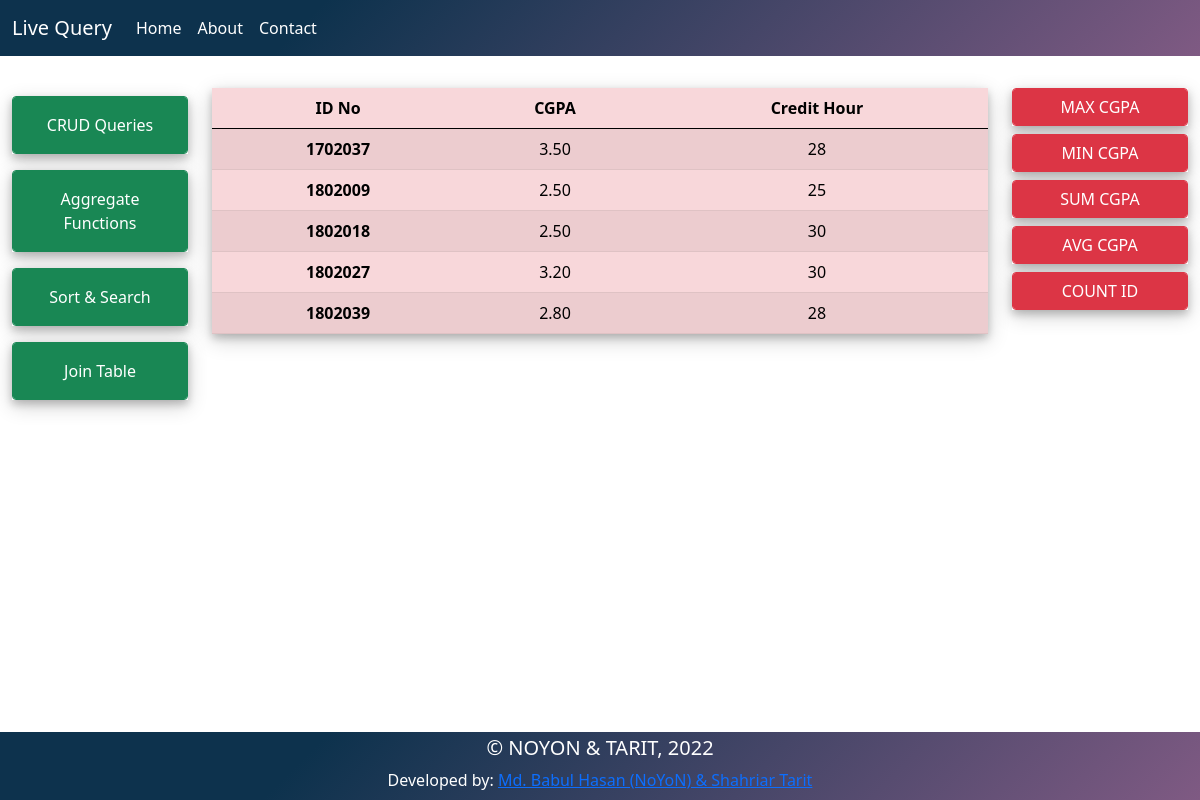
Screenshot of /aggregate.php with the database file from the repository.
### tables this page shows
CREATE TABLE `example_table_2` (
  `id` int(11) NOT NULL,
  `cgpa` varchar(50) NOT NULL,
  `total_credit` varchar(50) NOT NULL
);

### back_end/Select.php (called while the page is built, shortened)
<?php
class Select
{
    public function Select_table_2()
    {
        $connection = new Connection();
        $connect = $connection->Connect();
        $query = "SELECT * FROM example_table_2";
        $result = mysqli_query($connect,$query);
        return $result;
    }
}
?>

### aggregate.php (the view, shortened to what this page needs)
<?php
include './back_end/Select.php';
$select = new Select();
$table2 = $select->Select_table_2();
?>
<!doctype html>
<html lang="en">
<head>
    <link href="https://cdn.jsdelivr.net/npm/bootstrap@5.0.2/dist/css/bootstrap.min.css" rel="stylesheet"
>
    <link rel="stylesheet" href="static/css/style.css">
</head>
<body>
<nav class="navbar navbar-expand-lg navbar-light menu">
    <div class="container-fluid">
        <a class="navbar-brand" href="index.php">Live Query</a>
        <div class="collapse navbar-collapse" id="navbarTogglerDemo03">
            <ul class="navbar-nav me-auto mb-2 mb-lg-0">
                <li class="nav-item">
                    <a class="nav-link active" aria-current="page" href="index.php">Home</a>
                </li>
                <li class="nav-item">
                    <a class="nav-link" href="#">About</a>
                </li>
                <li class="nav-item">
                    <a class="nav-link" href="#" tabindex="-1" aria-disabled="true">Contact</a>
                </li>
            </ul>
        </div>
    </div>
</nav>
<div class="container-fluid mt-4">
    <div class="row">
        <div class="col-md-2">
            <div class="my-3 profile-box">
                <a href="index.php" class="form-control btn btn-success p-3" type="button""> CRUD Queries </a>
            </div>
            <div class="my-3 profile-box">
                <a href="aggregate.php" class="form-control btn btn-success p-3" type="button""> Aggregate
                Functions </a>
            </div>
            <div class="my-3 profile-box">
                <a href="sortandsearch.php" class="form-control btn btn-success p-3" type="button""> Sort & Search </a>
            </div>
            <div class="my-3 profile-box">
                <a href="join.php" class="form-control btn btn-success p-3" type="button""> Join Table </a>
            </div>
        </div>
        <div class="col-md-8 mt-2">
            <table class="table table-danger table-striped profile-box">
                <thead>
                <tr>
                    <th class="text-center" scope="col">ID No</th>
                    <th class="text-center" scope="col">CGPA</th>
                    <th class="text-center" scope="col">Credit Hour</th>
                </tr>
                </thead>
                <tbody>
                <?php
                if ($table2->num_rows > 0) {
                    while ($row4 = $table2->fetch_assoc()) {
                        ?>
                        <tr>
                            <th class="text-center" scope="row"><?php echo $row4["id"] ?></th>
                            <td class="text-center"><?php echo $row4["cgpa"] ?></td>
                            <td class="text-center"><?php echo $row4["total_credit"] ?></td>
                        </tr>
                        <?php
                    }
                } else {
                    echo "0 results";
                }
                ?>
                </tbody>
            </table>
        </div>
        <div class="col-md-2">
            <div class="insert my-2 profile-box">
                <a class="form-control btn btn-danger" href="aggregate.php?agr=max" >MAX CGPA</a>
            </div>
            <div class="insert my-2 profile-box">
                <a class="form-control btn btn-danger" href="aggregate.php?agr=min" >MIN CGPA</a>
            </div>
            <div class="insert my-2 profile-box">
                <a class="form-control btn btn-danger" href="aggregate.php?agr=sum" >SUM CGPA</a>
            </div>
            <div class="insert my-2 profile-box">
                <a class="form-control btn btn-danger" href="aggregate.php?agr=avg" >AVG CGPA</a>
            </div>
            <div class="insert my-2 profile-box">
                <a class="form-control btn btn-danger" href="aggregate.php?agr=count" >COUNT ID</a>
            </div>
        </div>
    </div>
</div>
<?php include 'front_end/footer.php'?>
</body>
</html>

### static/css/style.css (style rules this page uses)
.profile-box { box-shadow: 0 4px 8px 0 rgba(0, 0, 0, 0.2), 0 6px 20px 0 rgba(0, 0, 0, 0.19); }
.menu { background-color: #7f5a83; background-image: linear-gradient(315deg, #7f5a83 0%, #0d324d 74%); }
.navbar-light .navbar-nav .nav-link.active, .navbar-light .navbar-nav .show>.nav-link,.navbar-light .navbar-nav .nav-link { color: white; }
.navbar-light .navbar-brand { color: white; }

### rows the page displays
example_table_2: id "1702037", cgpa "3.50", total_credit "28"
example_table_2: id "1802009", cgpa "2.50", total_credit "25"
example_table_2: id "1802018", cgpa "2.50", total_credit "30"
example_table_2: id "1802027", cgpa "3.20", total_credit "30"
example_table_2: id "1802039", cgpa "2.80", total_credit "28"
